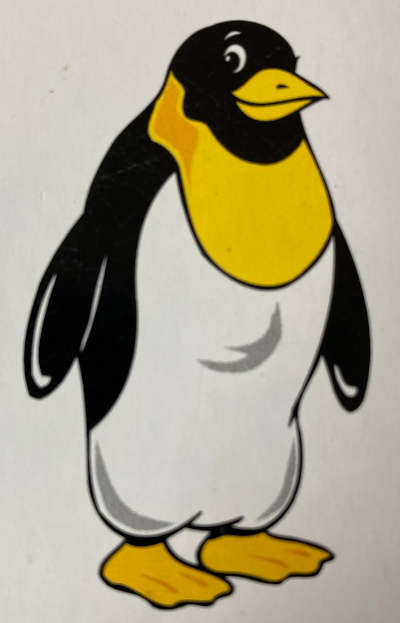
#> input picture LSDP/Lecture6/input/sequence-penguin.jpg, 400 x 623 px
$ python ex01_detect_and_draw_sift_features.py
#> lines starting #> are read from the running program, lines starting #| are printed output that depends on the picture; after the words box and inside, x2 and y2 are one past the last pixel; in counts of white or black regions, pixels touching at a corner belong together
import cv2


def main():
    # Detect and show sift features
    img = cv2.imread("../input/sequence-penguin.jpg")
#> img is the input picture: shape (623, 400, 3); mean B, G, R 133.7, 159.9, 168.6
    assert img is not None, "Failed to load image."

    gray = cv2.cvtColor(img, cv2.COLOR_BGR2GRAY)
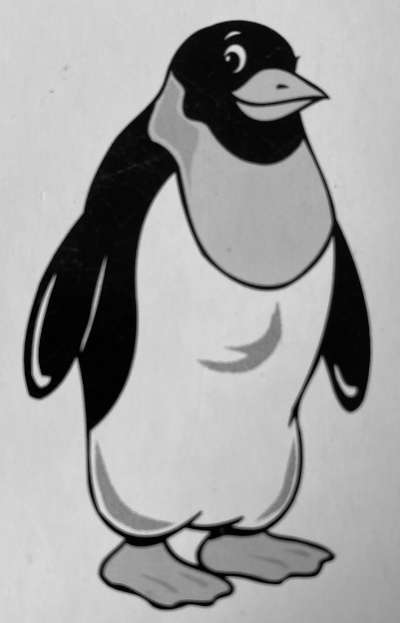
#> gray: shape (623, 400); min 0, max 227, mean 159.5

    sift = cv2.SIFT_create()
    kp = sift.detect(gray)
#> kp = 160 keypoints; strongest (x, y, size): (42, 381, 8.1), (345, 345, 40.3), (36, 392, 10.8), (238, 49, 7.4)

    img = cv2.drawKeypoints(
        img, kp, img, flags=cv2.DRAW_MATCHES_FLAGS_DRAW_RICH_KEYPOINTS
    )
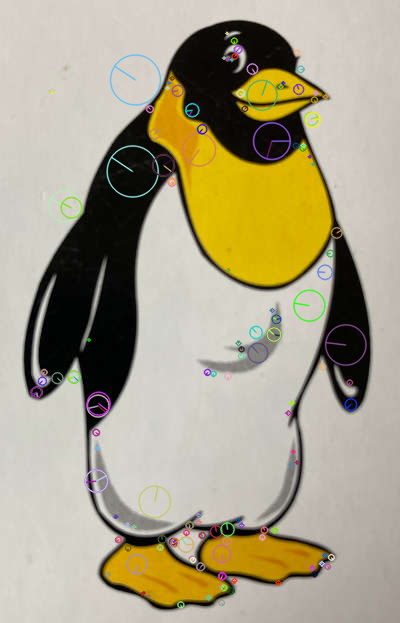
#> img: shape (623, 400, 3); 4.37% of pixels changed, all inside (x1, y1, x2, y2) = (30, 31, 367, 609)
    cv2.imwrite("../output/ex01_image_with_sift_features.png", img)


main()
